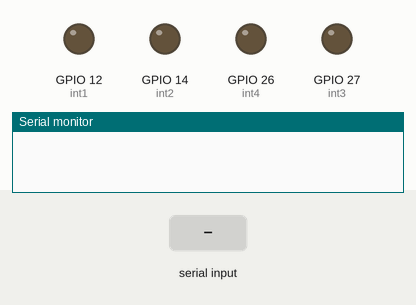
Bench run of a sketch on a simulated ESP32. Shown: output pins drawn as LEDs (lit = HIGH), the last lines printed to the serial monitor. The inputs (shaded band) are chosen by the test bench. Nothing arrives over Bluetooth unless stated.

Above: at 1.2 s.
1.3 s: "F" received over the second serial link
At 2.2 s:
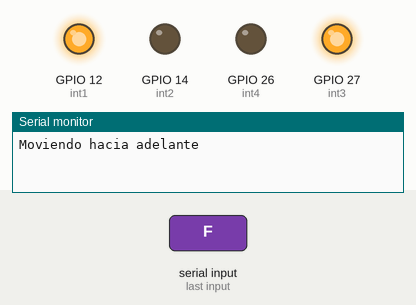
2.8 s: "B" received over the second serial link
At 3.4 s:
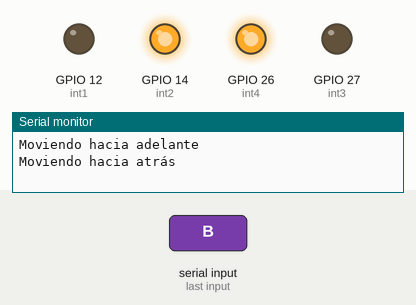
4.3 s: "L" received over the second serial link
At 5.5 s:
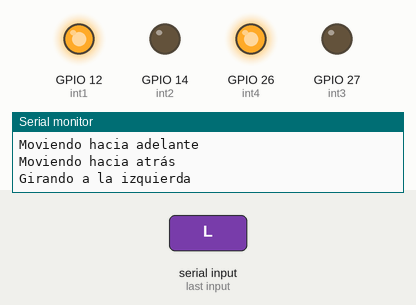
5.8 s: "R" received over the second serial link
At 6.9 s:
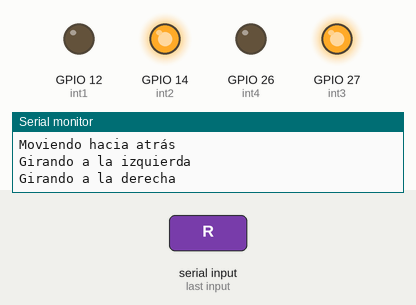
Timing chart, 0 to 8.3 s (numbered marks = the images above; inputs shaded):
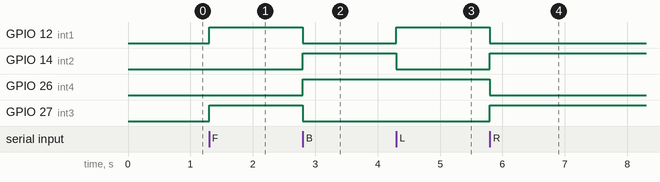

Measured:
- after the input at 1.3 s, GPIO 12 (int1), GPIO 27 (int3): LOW → HIGH at once
- after the input at 2.8 s, GPIO 12 (int1), GPIO 27 (int3): HIGH → LOW at once; GPIO 14 (int2), GPIO 26 (int4): LOW → HIGH at once
- after the input at 4.3 s, GPIO 12 (int1): LOW → HIGH at once; GPIO 14 (int2): HIGH → LOW at once
- after the input at 5.8 s, GPIO 12 (int1), GPIO 26 (int4): HIGH → LOW at once; GPIO 14 (int2), GPIO 27 (int3): LOW → HIGH at once

The sketch:

carTank.ino
```cpp
#include <BluetoothSerial.h>

BluetoothSerial SerialBT;

const int int1 = 12;
const int int2 = 14;
const int int3 = 27;
const int int4 = 26;

const int speed = 250;  // Velocidad constante de los motores (valor PWM)

void setup() {
  Serial.begin(115200);              // Inicia la comunicación serie para la consola
  SerialBT.begin("CarroBluetooth");  // Nombre del dispositivo Bluetooth
  pinMode(int1, OUTPUT);
  pinMode(int2, OUTPUT);
  pinMode(int3, OUTPUT);
  pinMode(int4, OUTPUT);
  digitalWrite(int1, LOW);
  digitalWrite(int2, LOW);
  digitalWrite(int3, LOW);
  digitalWrite(int4, LOW);
}

void loop() {
  if (SerialBT.available()) {
    char command = SerialBT.read();
    String message = executeCommand(command);
    Serial.println(message);  // Muestra el mensaje por la consola de depuración
  }
}

String executeCommand(char command) {
  String message;
  // Comandos para controlar el carro a través de Bluetooth
  switch (command) {
    case 'F':
      forward();
      message = "Moviendo hacia adelante";
      break;
    case 'B':
      backward();
      message = "Moviendo hacia atrás";
      break;
    case 'L':
      left();
      message = "Girando a la izquierda";
      break;
    case 'R':
      right();
      message = "Girando a la derecha";
      break;
    case 'S':
      stop();
      message = "Detenido";
      break;
    default:
      message = "Comando no reconocido";
      break;
  }
  return message;
}

void forward() {
  digitalWrite(int1, HIGH);
  digitalWrite(int2, LOW);
  digitalWrite(int3, HIGH);
  digitalWrite(int4, LOW);
}

void backward() {
  digitalWrite(int1, LOW);
  digitalWrite(int2, HIGH);
  digitalWrite(int3, LOW);
  digitalWrite(int4, HIGH);
}

void left() {
  digitalWrite(int1, HIGH);
  digitalWrite(int2, LOW);
  digitalWrite(int3, LOW);
  digitalWrite(int4, HIGH);
}

void right() {
  digitalWrite(int1, LOW);
  digitalWrite(int2, HIGH);
  digitalWrite(int3, HIGH);
  digitalWrite(int4, LOW);
}

void stop() {
  digitalWrite(int1, LOW);
  digitalWrite(int2, LOW);
  digitalWrite(int3, LOW);
  digitalWrite(int4, LOW);
}
```
